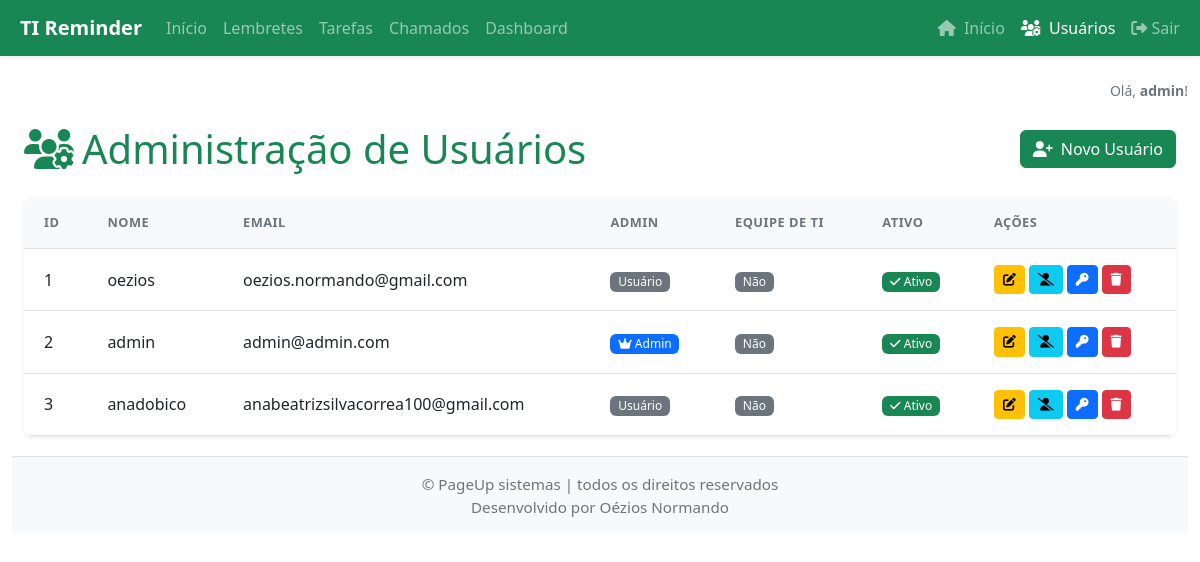
The app's page /admin/users (signed in), older data.
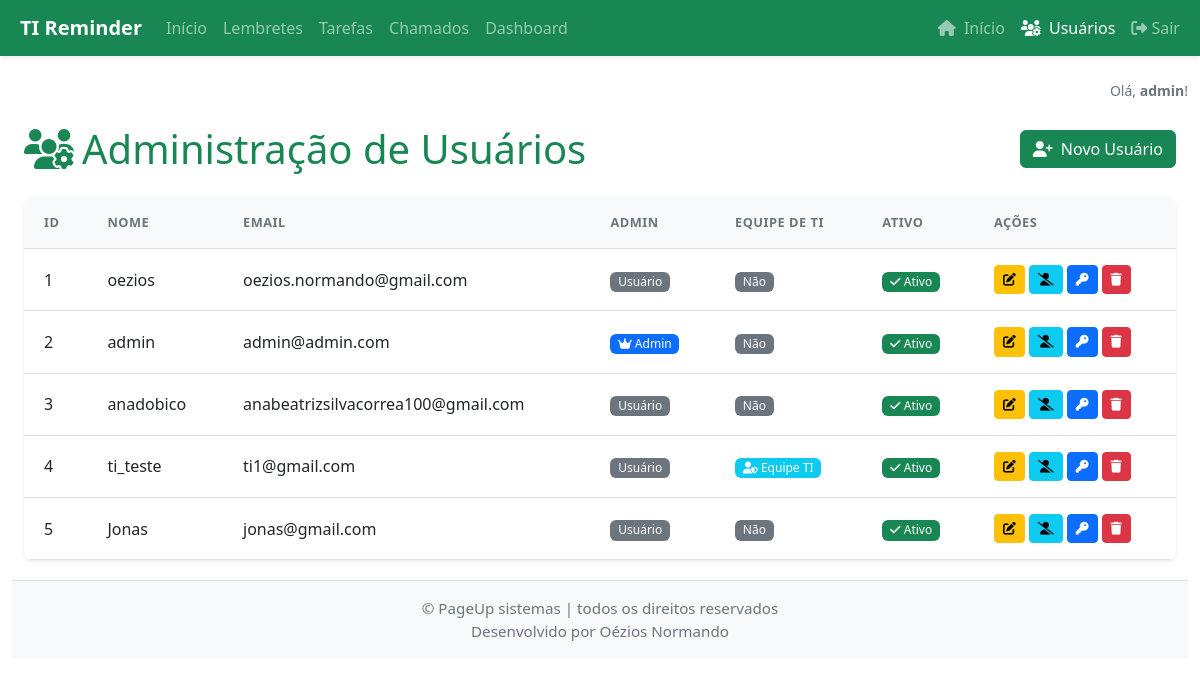
The same page, newer data.
### app/models.py (models this page shows, shortened)
class User(db.Model):
    id = db.Column(db.Integer, primary_key=True)
    username = db.Column(db.String(64), unique=True, nullable=False)
    email = db.Column(db.String(120), unique=True, nullable=False)
    password_hash = db.Column(db.String(128), nullable=False)
    is_admin = db.Column(db.Boolean, default=False)
    is_ti = db.Column(db.Boolean, default=False)  # Indica se o usuário é da equipe de TI
    ativo = db.Column(db.Boolean, default=True)  # Para ativação/desativação
    sector_id = db.Column(db.Integer, db.ForeignKey('sector.id'), nullable=True)
    sector = db.relationship('Sector', backref='usuarios')
    reminders = db.relationship('Reminder', backref='usuario', lazy=True)
    tasks = db.relationship('Task', backref='usuario', lazy=True)

### app/routes.py (the view)
@bp.route('/admin/users')
@login_required
@admin_required
def users_admin():
    from .models import User
    users = User.query.order_by(User.id).all()
    return render_template('users.html', users=users)

### app/auth_utils.py (called while the page is built)
def login_required(f):
    @wraps(f)
    def decorated_function(*args, **kwargs):
        if 'user_id' not in session:
            return redirect(url_for('auth.login', need_login=True))
        from .models import User
        user = User.query.get(session['user_id'])
        if user and not user.ativo:
            session.clear()
            flash('Seu acesso foi desativado pelo administrador.', 'danger')
            return redirect(url_for('auth.login'))
        return f(*args, **kwargs)
    return decorated_function

### app/routes.py (called while the page is built)
def admin_required(f):
    @wraps(f)
    def decorated_function(*args, **kwargs):
        if not session.get('is_admin'):
            flash('Acesso restrito ao administrador.', 'danger')
            return redirect(url_for('main.index'))
        return f(*args, **kwargs)
    return decorated_function

### app/templates/users.html (shortened to what this page needs)
{% extends 'base.html' %}
{% block content %}
<div class="container mt-4">
  <div class="d-flex justify-content-between align-items-center mb-4">
    <h1 class="mb-0"><i class="fas fa-users-cog me-2"></i>Administração de Usuários</h1>
    <a href="{{ url_for('main.register') }}" class="btn btn-success">
      <i class="fas fa-user-plus me-1"></i> Novo Usuário
    </a>
  </div>
  <div class="card shadow-sm">
    <div class="card-body p-0">
      <div class="table-responsive">
        <table class="table table-hover align-middle mb-0">
    <thead class="table-light">
      <tr>
        <th>ID</th>
        <th>Nome</th>
        <th>Email</th>
        <th>Admin</th>
        <th>Equipe de TI</th>
        <th>Ativo</th>
        <th>Ações</th>
      </tr>
    </thead>
    <tbody>
      {% for user in users %}
      <tr>
        <td>{{ user.id }}</td>
        <td>{{ user.username }}</td>
        <td>{{ user.email }}</td>
        <td>
          {% if user.is_admin %}
            <span class="badge bg-primary"><i class="fas fa-crown"></i> Admin</span>
          {% else %}
            <span class="badge bg-secondary">Usuário</span>
          {% endif %}
        </td>
        <td>
          {% if user.is_ti %}
            <span class="badge bg-info"><i class="fas fa-user-shield"></i> Equipe TI</span>
          {% else %}
            <span class="badge bg-secondary">Não</span>
          {% endif %}
        </td>
        <td>
          {% if user.ativo %}
            <span class="badge bg-success"><i class="fas fa-check"></i> Ativo</span>
          {% else %}
            <span class="badge bg-danger"><i class="fas fa-times"></i> Inativo</span>
          {% endif %}
        </td>
        <td class="text-nowrap">
          <div class="d-flex gap-1">
            <a href="{{ url_for('main.edit_user', id=user.id) }}" class="btn btn-sm btn-warning" title="Editar">
              <i class="fas fa-edit"></i>
            </a>
            <form method="POST" action="{{ url_for('main.toggle_user', id=user.id) }}" class="d-inline">
              <button type="submit" class="btn btn-sm btn-info" title="Ativar/Desativar">
                {% if user.ativo %}
                  <i class="fas fa-user-slash"></i>
                {% else %}
                  <i class="fas fa-user-check"></i>
                {% endif %}
              </button>
            </form>
            <form method="POST" action="{{ url_for('main.reset_user_password', id=user.id) }}" class="d-inline">
              <button type="submit" class="btn btn-sm btn-primary" title="Redefinir Senha"
                onclick="return confirm('Tem certeza que deseja redefinir a senha deste usuário? Uma nova senha será gerada e exibida na tela.');">
                <i class="fas fa-key"></i>
              </button>
            </form>
            <form method="POST" action="{{ url_for('main.delete_user', id=user.id) }}" class="d-inline">
              <button type="submit" class="btn btn-sm btn-danger" title="Excluir"
                onclick="return confirm('Tem certeza que deseja excluir este usuário? Esta ação não pode ser desfeita.');">
                <i class="fas fa-trash"></i>
              </button>
            </form>
          </div>
        </td>
      </tr>
      {% endfor %}
    </tbody>
  </table>
  </div>
  </div>
  </div>
{% endblock %}

### app/templates/base.html (shortened to what this page needs)
<!DOCTYPE html>
<html lang="pt-br">
<head>
    <link href="https://cdn.jsdelivr.net/npm/bootstrap@5.3.0/dist/css/bootstrap.min.css" rel="stylesheet">
    <link rel="stylesheet" href="{{ url_for('static', filename='style.css') }}">
    <link rel="stylesheet" href="https://cdnjs.cloudflare.com/ajax/libs/font-awesome/6.4.2/css/all.min.css">
</head>
<body>
{% if session.get('user_id') %}
<nav class="navbar navbar-expand-lg navbar-dark bg-success shadow-sm mb-4">
  <div class="container-fluid">
    <a class="navbar-brand fw-bold" href="{{ url_for('main.index') }}">
      TI Reminder
    </a>
    <div class="collapse navbar-collapse">
      <ul class="navbar-nav me-auto mb-2 mb-lg-0">
        <li class="nav-item"><a class="nav-link" href="{{ url_for('main.index') }}">Início</a></li>
        <li class="nav-item"><a class="nav-link" href="{{ url_for('main.reminders') }}">Lembretes</a></li>
        <li class="nav-item"><a class="nav-link" href="{{ url_for('main.tasks') }}">Tarefas</a></li>
        <li class="nav-item"><a class="nav-link" href="{{ url_for('main.listar_chamados') }}">Chamados</a></li>
        <li class="nav-item"><a class="nav-link" href="{{ url_for('main.dashboard') }}">Dashboard</a></li>
      </ul>
      <ul class="navbar-nav ms-auto mb-2 mb-lg-0">
        <li class="nav-item">
          <a class="nav-link {% if request.endpoint == 'main.index' %}active{% endif %}" href="{{ url_for('main.index') }}"><i class="fas fa-home me-1"></i> Início</a>
        </li>
        {% if session.get('is_admin') %}
        <li class="nav-item">
          <a class="nav-link {% if request.endpoint == 'main.users_admin' %}active{% endif %}" href="{{ url_for('main.users_admin') }}"><i class="fas fa-users-cog me-1"></i> Usuários</a>
        </li>
        {% endif %}
        <li class="nav-item">
          <a class="nav-link" href="{{ url_for('auth.logout') }}">
            <i class="fas fa-sign-out-alt"></i> Sair
          </a>
        </li>
      </ul>
    </div>
  </div>
</nav>
{% endif %}
<div class="container">
  <div class="row">
    {% if session.get('username') %}
    <div class="col-md-12">
      <div class="d-flex justify-content-end">
        <span class="text-secondary small">Olá, <strong>{{ session['username'] }}</strong>!</span>
      </div>
    </div>
    {% endif %}
  </div>
    {% block content %}{% endblock %}
</div>
<footer class="footer py-3 bg-light text-center border-top" style="font-size: 0.95rem; color: #6c757d;">
  <div class="container">
    <span>&copy; PageUp sistemas | todos os direitos reservados<br>Desenvolvido por Oézios Normando</span>
  </div>
</footer>
</body>
</html>

Row changes from the older to the newer data that the page shows:
added User: id "4", username "ti_teste", email "ti1@gmail.com", is_admin "Usuário", is_ti True (drawn), ativo True (drawn)
added User: id "5", username "Jonas", email "jonas@gmail.com", is_admin "Usuário", is_ti "Não", ativo True (drawn)
